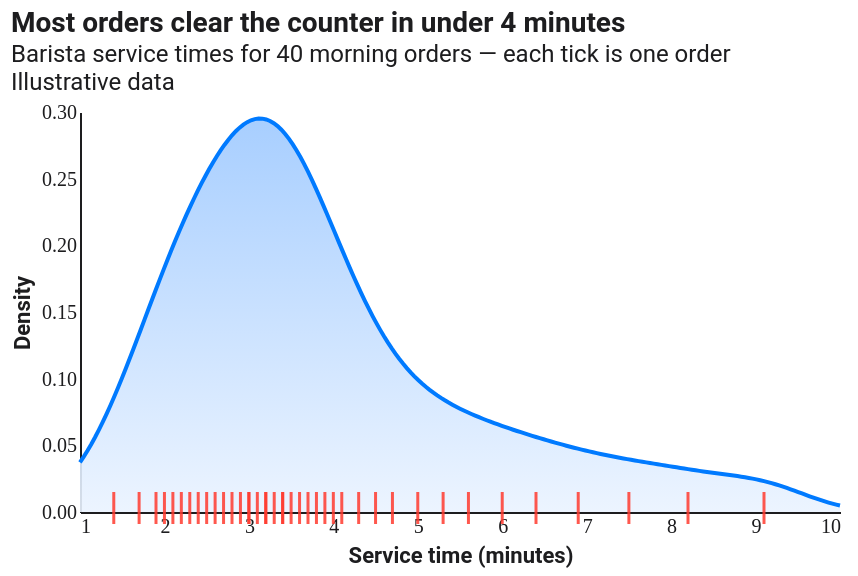

Write a Vega-Lite specification for this figure.
### Vega-Lite specification from a JSON file in a GitHub repository (floating-point values rounded to 4 significant figures)
{"$schema": "https://vega.github.io/schema/vega-lite/v5.json", "config": {"background": "#FFFFFF", "font": "Roboto, Roboto Serif, Roboto Mono, system-ui, sans-serif", "view": {"stroke": null, "cornerRadius": 10}, "axis": {"domain": true, "domainColor": "#1D1D1F", "labelColor": "#1D1D1F", "titleColor": "#1D1D1F", "grid": false, "ticks": false, "labelFont": "Roboto Mono", "titleFont": "Roboto"}, "axisTop": {"domain": false, "domainColor": null, "labels": false, "ticks": false, "title": null}, "axisRight": {"domain": false, "domainColor": null, "labels": false, "ticks": false, "title": null}, "legend": {"titleFont": "Roboto", "labelFont": "Roboto", "labelColor": "#1D1D1F", "titleColor": "#1D1D1F"}, "title": {"font": "Roboto", "fontSize": 14, "color": "#1D1D1F", "subtitleFont": "Roboto", "subtitleColor": "#1D1D1F"}, "range": {"category": ["#FF3B30", "#FF9500", "#FFCC00", "#28CD41", "#79DBDC", "#007AFF", "#AF52DE", "#FF2D55"]}, "bar": {"cornerRadiusEnd": 4}, "line": {"strokeWidth": 2}, "point": {"filled": true, "size": 40}}, "width": 380, "height": 200, "title": {"text": "Most orders clear the counter in under 4 minutes", "subtitle": ["Barista service times for 40 morning orders — each tick is one order", "Illustrative data"], "anchor": "start"}, "data": {"values": [{"t": 1.4}, {"t": 1.7}, {"t": 1.9}, {"t": 2.0}, {"t": 2.1}, {"t": 2.2}, {"t": 2.3}, {"t": 2.4}, {"t": 2.5}, {"t": 2.6}, {"t": 2.7}, {"t": 2.8}, {"t": 2.9}, {"t": 3.0}, {"t": 3.0}, {"t": 3.1}, {"t": 3.2}, {"t": 3.2}, {"t": 3.3}, {"t": 3.4}, {"t": 3.4}, {"t": 3.5}, {"t": 3.6}, {"t": 3.7}, {"t": 3.8}, {"t": 3.9}, {"t": 4.0}, {"t": 4.1}, {"t": 4.3}, {"t": 4.5}, {"t": 4.7}, {"t": 5.0}, {"t": 5.3}, {"t": 5.6}, {"t": 6.0}, {"t": 6.4}, {"t": 6.9}, {"t": 7.5}, {"t": 8.2}, {"t": 9.1}]}, "layer": [{"transform": [{"density": "t", "bandwidth": 0.55, "extent": [1, 10]}], "mark": {"type": "area", "line": {"color": "#007AFF"}, "color": {"x1": 1, "y1": 1, "x2": 1, "y2": 0, "gradient": "linear", "stops": [{"offset": 0, "color": "#EAF3FF"}, {"offset": 1, "color": "#9EC9FF"}]}, "opacity": 0.9}, "encoding": {"x": {"field": "value", "type": "quantitative", "scale": {"domain": [1, 10]}, "axis": {"title": "Service time (minutes)", "values": [1, 2, 3, 4, 5, 6, 7, 8, 9, 10]}}, "y": {"field": "density", "type": "quantitative", "axis": {"title": "Density"}}}}, {"mark": {"type": "tick", "orient": "vertical", "thickness": 1.5, "size": 16, "color": "#FF3B30", "opacity": 0.85, "yOffset": -1}, "encoding": {"x": {"field": "t", "type": "quantitative", "scale": {"domain": [1, 10]}}, "y": {"value": 199}}}]}
